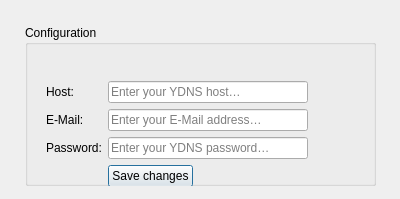
<?xml version="1.0" encoding="UTF-8"?>
<ui version="4.0">
 <class>MainDialog</class>
 <widget class="QDialog" name="MainDialog">
  <property name="geometry">
   <rect>
    <x>0</x>
    <y>0</y>
    <width>400</width>
    <height>199</height>
   </rect>
  </property>
  <property name="windowTitle">
   <string>YDNS Updater</string>
  </property>
  <widget class="QWidget" name="verticalLayoutWidget">
   <property name="geometry">
    <rect>
     <x>10</x>
     <y>10</y>
     <width>381</width>
     <height>191</height>
    </rect>
   </property>
   <layout class="QVBoxLayout" name="verticalLayout">
    <property name="leftMargin">
     <number>15</number>
    </property>
    <property name="topMargin">
     <number>15</number>
    </property>
    <property name="rightMargin">
     <number>15</number>
    </property>
    <property name="bottomMargin">
     <number>15</number>
    </property>
    <item>
     <widget class="QGroupBox" name="groupBox">
      <property name="title">
       <string>Configuration</string>
      </property>
      <widget class="QWidget" name="verticalLayoutWidget_2">
       <property name="geometry">
        <rect>
         <x>10</x>
         <y>30</y>
         <width>311</width>
         <height>231</height>
        </rect>
       </property>
       <layout class="QVBoxLayout" name="verticalLayoutGroup">
        <item>
         <layout class="QFormLayout" name="formLayout">
          <property name="fieldGrowthPolicy">
           <enum>QFormLayout::FieldsStayAtSizeHint</enum>
          </property>
          <property name="leftMargin">
           <number>0</number>
          </property>
          <property name="topMargin">
           <number>15</number>
          </property>
          <item row="0" column="0">
           <widget class="QLabel" name="label">
            <property name="text">
             <string>Host:</string>
            </property>
           </widget>
          </item>
          <item row="0" column="1">
           <widget class="QLineEdit" name="host">
            <property name="minimumSize">
             <size>
              <width>200</width>
              <height>0</height>
             </size>
            </property>
            <property name="placeholderText">
             <string>Enter your YDNS host…</string>
            </property>
           </widget>
          </item>
          <item row="1" column="0">
           <widget class="QLabel" name="label_2">
            <property name="text">
             <string>E-Mail:</string>
            </property>
           </widget>
          </item>
          <item row="1" column="1">
           <widget class="QLineEdit" name="email">
            <property name="minimumSize">
             <size>
              <width>200</width>
              <height>0</height>
             </size>
            </property>
            <property name="placeholderText">
             <string>Enter your E-Mail address…</string>
            </property>
           </widget>
          </item>
          <item row="2" column="0">
           <widget class="QLabel" name="label_3">
            <property name="text">
             <string>Password:</string>
            </property>
           </widget>
          </item>
          <item row="2" column="1">
           <widget class="QLineEdit" name="password">
            <property name="minimumSize">
             <size>
              <width>200</width>
              <height>0</height>
             </size>
            </property>
            <property name="echoMode">
             <enum>QLineEdit::Password</enum>
            </property>
            <property name="placeholderText">
             <string>Enter your YDNS password…</string>
            </property>
           </widget>
          </item>
          <item row="3" column="1">
           <widget class="QPushButton" name="pushButton">
            <property name="text">
             <string>Save changes</string>
            </property>
           </widget>
          </item>
         </layout>
        </item>
       </layout>
      </widget>
     </widget>
    </item>
   </layout>
  </widget>
 </widget>
 <layoutdefault spacing="6" margin="11"/>
 <resources/>
 <connections/>
</ui>
